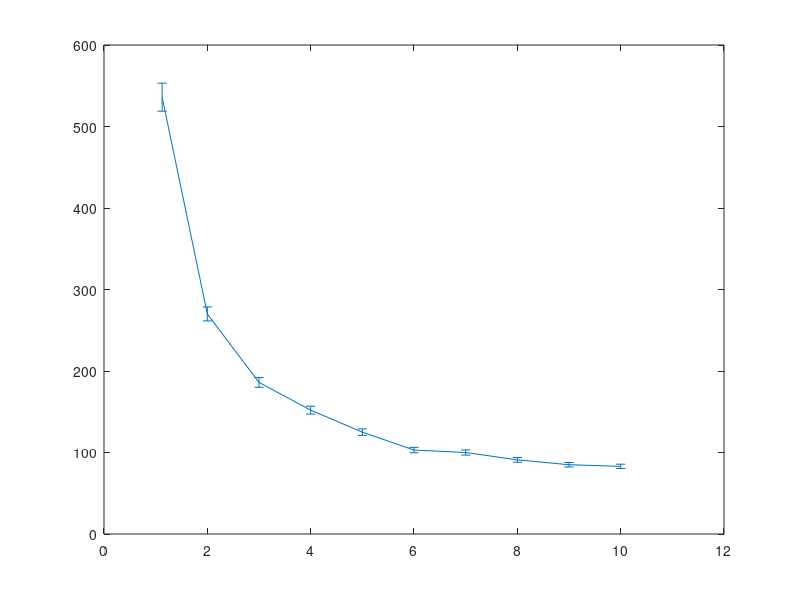

Source code (MATLAB): (Note: this script raises an error after producing the figure.)
clear all;
close all;
clc;

vin=[1.125 2 3 4 5 6 7 8 9 10];
sigma=[536 270 186 152 125 103 100 91 85 83];
err=[1/sqrt(970)*sigma(1) 1/sqrt(991)*sigma(2) 1/sqrt(975)*sigma(3) ...
    1/sqrt(992)*sigma(4) 1/sqrt(988)*sigma(5) 1/sqrt(973)*sigma(6) ...
    1/sqrt(976)*sigma(7) 1/sqrt(982)*sigma(8) 1/sqrt(961)*sigma(9) 1/sqrt(981)*sigma(10)];

fitfun=@(A,x)sqrt(A(1)*x.^(-2)+A(2));
xf0=[0.9,140];
A=lsqcurvefit(fitfun,xf0,vin(2:end),sigma(2:end));

%plot(vin,sigma,'r*');
E1=errorbar(vin,sigma,err);
set(E1,'LineStyle', 'none ','Color', 'r','LineWidth', 3, 'Marker', '*', 'MarkerSize', 8, ...
         'MarkerEdgeColor', [.2 .2 .2], 'MarkerFaceColor' , [0,1,1]);
xlabel('input(mV)');
ylabel('jitter rms(ps)');
grid on
hold on

times = linspace(vin(1),vin(end));
plot(times,fitfun(A,times),'b--','LineWidth', 2)
hold on

simin=[2 6 8];
simsig=[214.7 100.2 87.2];
simerr=[1/sqrt(40)*simsig(1) 1/sqrt(40)*simsig(2) 1/sqrt(40)*simsig(3)];
E2=errorbar(simin,simsig,simerr);
set(E2,'LineStyle', 'none ','Color', 'g','LineWidth', 3, 'Marker', '.', 'MarkerSize', 8, ...
         'MarkerEdgeColor', [.2 .2 .2], 'MarkerFaceColor' , [0,1,1]);
legend('measurement data','measured data fitting','simulation data');
title('Version 2 board 2 T22 timing performance');
